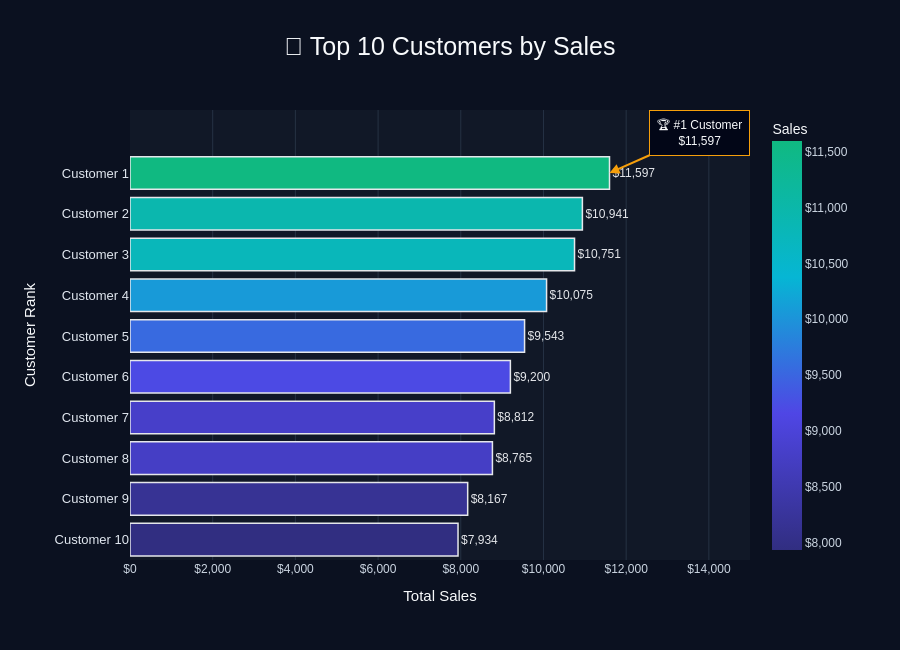

Notebook code for this chart:
### Markdown cell above
# 07. Top 10 Customers by Sales

### Business Question

Which customers contribute the highest Sales?

Customer-level aggregation helps identify high-value customers and
important revenue contributors.

### Code cell
# Aggregate Sales, Profit and Orders at Customer level

customer_sales = (
    df.groupby(
        [
            "Customer_ID",
            "Customer_Name",
            "Segment"
        ],
        as_index=False
    )
    .agg(
        Total_Sales=("Sales", "sum"),
        Total_Profit=("Profit", "sum"),
        Total_Orders=("Order_ID", "nunique"),
        Total_Quantity=("Quantity", "sum")
    )
)

# Select the Top 10 customers by Sales

top_10_customers = (
    customer_sales
    .sort_values("Total_Sales", ascending=False)
    .head(10)
    .reset_index(drop=True)
)

# Create a clean display label for the chart

top_10_customers["Customer_Label"] = (
    "Customer " + (top_10_customers.index + 1).astype(str)
)

display(top_10_customers.round(2))


# Create a premium horizontal bar chart

fig = px.bar(
    top_10_customers.sort_values("Total_Sales"),
    x="Total_Sales",
    y="Customer_Label",
    orientation="h",
    text="Total_Sales",

    color="Total_Sales",

    color_continuous_scale=[
        "#312E81",
        "#4F46E5",
        "#06B6D4",
        "#10B981"
    ],

    custom_data=[
        "Customer_Name",
        "Customer_ID",
        "Segment",
        "Total_Profit",
        "Total_Orders",
        "Total_Quantity"
    ],

    title="Top 10 Customers by Sales",

    labels={
        "Total_Sales": "Total Sales",
        "Customer_Label": "Customer Rank"
    }
)


# Format bar labels and hover information

fig.update_traces(
    texttemplate="$%{text:,.0f}",
    textposition="outside",
    cliponaxis=False,

    marker_line_width=1.5,
    marker_line_color="#E5E7EB",

    hovertemplate=(
        "<b>%{customdata[0]}</b><br>"
        "Customer ID: %{customdata[1]}<br>"
        "Segment: %{customdata[2]}<br>"
        "Sales: $%{x:,.2f}<br>"
        "Profit: $%{customdata[3]:,.2f}<br>"
        "Orders: %{customdata[4]:,.0f}<br>"
        "Quantity: %{customdata[5]:,.0f}"
        "<extra></extra>"
    )
)


# Premium dark background

fig.update_layout(

    title={
        "text": "👥 Top 10 Customers by Sales",
        "x": 0.5,
        "xanchor": "center",

        "font": {
            "size": 25,
            "family": "Arial",
            "color": "#F8FAFC"
        }
    },

    paper_bgcolor="#0B1120",
    plot_bgcolor="#111827",

    font={
        "family": "Arial",
        "color": "#E5E7EB"
    },

    height=650,

    margin={
        "l": 130,
        "r": 150,
        "t": 110,
        "b": 90
    },

    xaxis={
        "title": "Total Sales",

        "tickprefix": "$",
        "tickformat": ",",

        "showgrid": True,
        "gridcolor": "#263244",

        "zeroline": False,

        "tickfont": {
            "size": 12,
            "color": "#CBD5E1"
        },

        "title_font": {
            "size": 15,
            "color": "#F8FAFC"
        }
    },

    yaxis={
        "title": "Customer Rank",

        "showgrid": False,

        "tickfont": {
            "size": 13,
            "color": "#E2E8F0"
        },

        "title_font": {
            "size": 15,
            "color": "#F8FAFC"
        }
    },

    coloraxis_colorbar={
        "title": {
            "text": "Sales",
            "font": {
                "color": "#F8FAFC"
            }
        },

        "tickprefix": "$",
        "tickformat": ",",

        "tickfont": {
            "color": "#CBD5E1"
        }
    },

    hoverlabel={
        "bgcolor": "#020617",

        "bordercolor": "#6366F1",

        "font": {
            "family": "Arial",
            "size": 13,
            "color": "#F8FAFC"
        }
    }
)


# Add ranking annotation for the highest-selling customer

top_customer = top_10_customers.iloc[0]

fig.add_annotation(
    x=top_customer["Total_Sales"],
    y=top_customer["Customer_Label"],

    text=(
        f"🏆 #1 Customer<br>"
        f"${top_customer['Total_Sales']:,.0f}"
    ),

    showarrow=True,
    arrowhead=2,

    arrowwidth=2,
    arrowcolor="#F59E0B",

    ax=90,
    ay=-40,

    bgcolor="#020617",

    bordercolor="#F59E0B",
    borderwidth=1,
    borderpad=7,

    font={
        "family": "Arial",
        "size": 12,
        "color": "#F8FAFC"
    }
)


# Display the final interactive chart

fig.show()

### Figure 1 — Plotly figure (JSON) as saved in the notebook; plotly's stock layout.template omitted (floating-point values rounded to 4 significant figures)
{"data": [{"cliponaxis": false, "customdata": [["Jane Waco", "JW-15220", "Corporate", 2085.0, 5, 44], ["Adam Bellavance", "AB-10060", "Home Office", 2046.0, 7, 54], ["John Lee", "JL-15835", "Consumer", 840.0, 7, 94], ["Pete Kriz", "PK-19075", "Consumer", 2025.0, 11, 101], ["Bill Shonely", "BS-11365", "Corporate", 2405.0, 2, 18], ["Edward Hooks", "EH-13765", "Corporate", 1165.0, 9, 89], ["Helen Wasserman", "HW-14935", "Corporate", 2147.0, 7, 76], ["Seth Vernon", "SV-20365", "Consumer", 1610.0, 7, 88], ["Karen Ferguson", "KF-16285", "Home Office", 1578.0, 6, 61], ["Caroline Jumper", "CJ-12010", "Consumer", 858.7, 8, 83]], "hovertemplate": "<b>%{customdata[0]}</b><br>Customer ID: %{customdata[1]}<br>Segment: %{customdata[2]}<br>Sales: $%{x:,.2f}<br>Profit: $%{customdata[3]:,.2f}<br>Orders: %{customdata[4]:,.0f}<br>Quantity: %{customdata[5]:,.0f}<extra></extra>", "legendgroup": "", "marker": {"color": [7934.0, 8167.0, 8765.0, 8812.0, 9200.0, 9543.0, 10070.0, 10750.0, 10940.0, 11600.0], "coloraxis": "coloraxis", "line": {"color": "#E5E7EB", "width": 1.5}, "pattern": {"shape": ""}}, "name": "", "orientation": "h", "showlegend": false, "text": [7934.0, 8167.0, 8765.0, 8812.0, 9200.0, 9543.0, 10070.0, 10750.0, 10940.0, 11600.0], "textposition": "outside", "texttemplate": "$%{text:,.0f}", "type": "bar", "x": [7934.0, 8167.0, 8765.0, 8812.0, 9200.0, 9543.0, 10070.0, 10750.0, 10940.0, 11600.0], "xaxis": "x", "y": ["Customer 10", "Customer 9", "Customer 8", "Customer 7", "Customer 6", "Customer 5", "Customer 4", "Customer 3", "Customer 2", "Customer 1"], "yaxis": "y"}], "layout": {"annotations": [{"arrowcolor": "#F59E0B", "arrowhead": 2, "arrowwidth": 2, "ax": 90, "ay": -40, "bgcolor": "#020617", "bordercolor": "#F59E0B", "borderpad": 7, "borderwidth": 1, "font": {"color": "#F8FAFC", "family": "Arial", "size": 12}, "showarrow": true, "text": "🏆 #1 Customer<br>$11,597", "x": 11600.0, "y": "Customer 1"}], "barmode": "relative", "coloraxis": {"autocolorscale": false, "colorbar": {"tickfont": {"color": "#CBD5E1"}, "tickformat": ",", "tickprefix": "$", "title": {"font": {"color": "#F8FAFC"}, "text": "Sales"}}, "colorscale": [[0, "#312E81"], [0.3333, "#4F46E5"], [0.6667, "#06B6D4"], [1, "#10B981"]]}, "font": {"color": "#E5E7EB", "family": "Arial"}, "height": 650, "hoverlabel": {"bgcolor": "#020617", "bordercolor": "#6366F1", "font": {"color": "#F8FAFC", "family": "Arial", "size": 13}}, "legend": {"tracegroupgap": 0}, "margin": {"b": 90, "l": 130, "r": 150, "t": 110}, "paper_bgcolor": "#0B1120", "plot_bgcolor": "#111827", "title": {"font": {"color": "#F8FAFC", "family": "Arial", "size": 25}, "text": "👥 Top 10 Customers by Sales", "x": 0.5, "xanchor": "center"}, "xaxis": {"anchor": "y", "domain": [0, 1], "gridcolor": "#263244", "showgrid": true, "tickfont": {"color": "#CBD5E1", "size": 12}, "tickformat": ",", "tickprefix": "$", "title": {"font": {"color": "#F8FAFC", "size": 15}, "text": "Total Sales"}, "zeroline": false}, "yaxis": {"anchor": "x", "domain": [0, 1], "showgrid": false, "tickfont": {"color": "#E2E8F0", "size": 13}, "title": {"font": {"color": "#F8FAFC", "size": 15}, "text": "Customer Rank"}}}}
